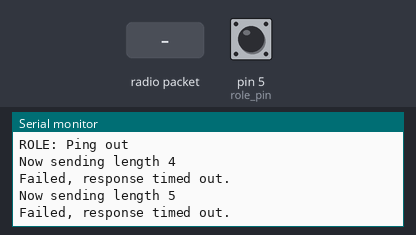
The sketch below on a simulated Arduino Uno, built with avr-gcc and run on an emulated ATmega328P. Shown: the last lines printed to the serial monitor. The inputs (shaded band) are chosen by the test bench; at power-on: pin 5 (role_pin) HIGH. No radio packets arrive unless stated.

Above: at 1.2 s.
1.3 s: radio packet "1" arrives
At 2.76 s:
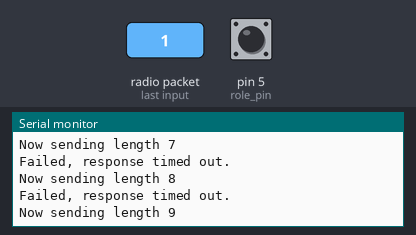
2.8 s: radio packet "0" arrives
At 4.26 s:
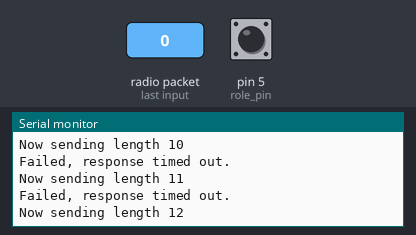
4.3 s: radio packet "2" arrives
At 11.74 s:
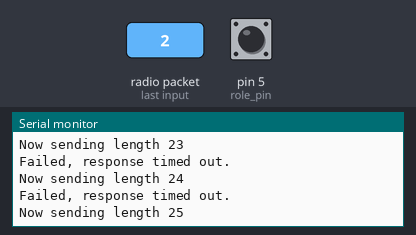
Timing chart, 0 to 11.8 s (numbered marks = the images above; inputs shaded):
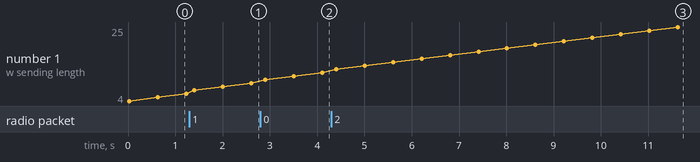

Measured:
- after the input at 1.3 s, the serial monitor: prints a new line at once (image 1)
- after the input at 2.8 s, the serial monitor: prints a new line at once (image 2)
- after the input at 4.3 s, the serial monitor: prints a new line at once (image 3)
- plotted number 1: 6 → 9 after the input at 1.3 s, 9 → 12 after the input at 2.8 s, 12 → 25 after the input at 4.3 s

The sketch:

transmitterCode7sept.ino
```cpp
#include <SPI.h>
#include "nRF24L01.h"
#include "RF24.h"

//
// Hardware configuration
//

// Set up nRF24L01 radio on SPI bus plus pins 7 & 8

RF24 radio(7,8);

// sets the role of this unit in hardware.  Connect to GND to be the 'pong' receiver
// Leave open to be the 'ping' transmitter
const int role_pin = 5;

//
// Topology
//

// Radio pipe addresses for the 2 nodes to communicate.
const uint64_t pipes[2] = { 0xF0F0F0F0E1LL, 0xF0F0F0F0D2LL };

//
// Role management
//
// Set up role.  This sketch uses the same software for all the nodes
// in this system.  Doing so greatly simplifies testing.  The hardware itself specifies
// which node it is.
//
// This is done through the role_pin
//

// The various roles supported by this sketch
typedef enum { role_ping_out = 1, role_pong_back } role_e;

// The debug-friendly names of those roles
const char* role_friendly_name[] = { "invalid", "Ping out", "Pong back"};

// The role of the current running sketch
role_e role;

//
// Payload
//

const int min_payload_size = 4;
const int max_payload_size = 32;
const int payload_size_increments_by = 1;
int next_payload_size = min_payload_size;

char receive_payload[max_payload_size+1]; // +1 to allow room for a terminating NULL char

void setup(void)
{
  //
  // Role
  //

  // set up the role pin
  pinMode(role_pin, INPUT);
  digitalWrite(role_pin,HIGH);
  delay(20); // Just to get a solid reading on the role pin

  // read the address pin, establish our role
  if ( digitalRead(role_pin) )
    role = role_ping_out;
  else
    role = role_pong_back;

  //
  // Print preamble
  //

  Serial.begin(115200);

  Serial.println(F("RF24/examples/pingpair_dyn/"));
  Serial.print(F("ROLE: "));
  Serial.println(role_friendly_name[role]);

  //
  // Setup and configure rf radio
  //

  radio.begin();

  // enable dynamic payloads
  radio.enableDynamicPayloads();

  // optionally, increase the delay between retries & # of retries
  radio.setRetries(5,15);

  //
  // Open pipes to other nodes for communication
  //

  // This simple sketch opens two pipes for these two nodes to communicate
  // back and forth.
  // Open 'our' pipe for writing
  // Open the 'other' pipe for reading, in position #1 (we can have up to 5 pipes open for reading)

  if ( role == role_ping_out )
  {
    radio.openWritingPipe(pipes[0]);
    radio.openReadingPipe(1,pipes[1]);
  }
  else
  {
    radio.openWritingPipe(pipes[1]);
    radio.openReadingPipe(1,pipes[0]);
  }

  //
  // Start listening
  //

  radio.startListening();

  //
  // Dump the configuration of the rf unit for debugging
  //

  radio.printDetails();
}

void loop(void)
{
  role=role_ping_out;
  // Ping out role.  Repeatedly send the current time
  //

  if (role == role_ping_out)
  {
    // The payload will always be the same, what will change is how much of it we send.
    static char send_payload[] = "AB12.342HIJKLMNOPQRSTUVWXYZ789012";

    // First, stop listening so we can talk.
    radio.stopListening();

    // Take the time, and send it.  This will block until complete
    Serial.print(F("Now sending length "));
    Serial.println(next_payload_size);
    radio.write( send_payload, next_payload_size );

    // Now, continue listening
    radio.startListening();

    // Wait here until we get a response, or timeout
    unsigned long started_waiting_at = millis();
    bool timeout = false;
    while ( ! radio.available() && ! timeout )
      if (millis() - started_waiting_at > 500 )
        timeout = true;

    // Describe the results
    if ( timeout )
    {
      Serial.println(F("Failed, response timed out."));
    }
    else
    {
      // Grab the response, compare, and send to debugging spew
      uint8_t len = radio.getDynamicPayloadSize();

      // If a corrupt dynamic payload is received, it will be flushed
      if(!len){
        return;
      }

      radio.read( receive_payload, len );

      // Put a zero at the end for easy printing
      receive_payload[len] = 0;

      // Spew it
      Serial.print(F("Got response size="));
      Serial.print(len);
      Serial.print(F(" value="));
      Serial.println(receive_payload);
    }

    // Update size for next time.
    next_payload_size += payload_size_increments_by;
    if ( next_payload_size > max_payload_size )
      next_payload_size = min_payload_size;

    // Try again 1s later
    delay(100);
  }

  //
  // Pong back role.  Receive each packet, dump it out, and send it back
  //

  if ( role == role_pong_back )
  {
    // if there is data ready
    while ( radio.available() )
    {

      // Fetch the payload, and see if this was the last one.
      uint8_t len = radio.getDynamicPayloadSize();

      // If a corrupt dynamic payload is received, it will be flushed
      if(!len){
        continue;
      }

      radio.read( receive_payload, len );

      // Put a zero at the end for easy printing
      receive_payload[len] = 0;

      // Spew it
      Serial.print(F("Got response size="));
      Serial.print(len);
      Serial.print(F(" value="));
      Serial.println(receive_payload);

      // First, stop listening so we can talk
      radio.stopListening();

      // Send the final one back.
      radio.write( receive_payload, len );
      Serial.println(F("Sent response."));

      // Now, resume listening so we catch the next packets.
      radio.startListening();
    }
  }
}
// vim:cin:ai:sts=2 sw=2 ft=cpp
```
